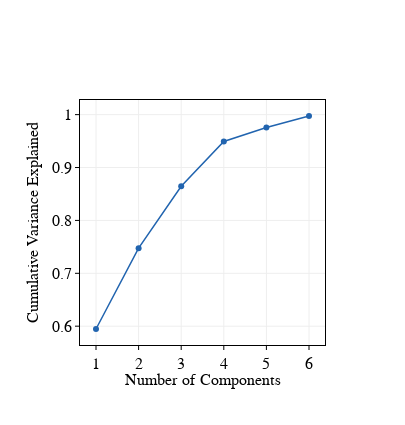

The notebook cell saved with this chart:
### Markdown cell above
### Plot cumulative variance represented by each component ###

### Code cell
trace_list = []

trace_list.append(go.Scatter(x=np.arange(1,7),
                             y=np.cumsum(pca.explained_variance_ratio_),
                             mode='lines+markers',
                             line=dict(width=1.5, color='rgb(33,100,175)'),
                             name=analyte))


layout = go.Layout(height=425, width=405, legend_x= 0.1, legend_y=-0.15, legend_font=dict(family='Myriad Pro', size=12, color='black'), legend_orientation='h',
                   xaxis=dict(title='Number of Components',
                              title_standoff=0.5,
                              titlefont=dict(family='Myriad Pro', size=16, color='black'),
                              showline=True, linewidth=1, linecolor='black', mirror=True, side='bottom',
                              ticks='outside', ticklen=4, tickangle=0, nticks=8,
                              tickfont=dict(size=16, family='Myriad Pro', color='black'), tickcolor='black',
                              showgrid=True,zeroline=True),
                  
                  yaxis=dict(title='Cumulative Variance Explained',
                            titlefont=dict(family='Myriad Pro', size=16, color='black'),

                              anchor='x', side='left', showgrid=True, zeroline=True,
                            tickfont=dict(family='Myriad Pro',size=16, color='black'), tickcolor='black', 

                              showline=True, linewidth=1, linecolor='black', mirror=True,
                              ticks='outside', ticklen=4, tickangle=0))



            
fig = go.Figure(data = trace_list, layout=layout)
plot(fig)
#pio.write_image(fig,"Figures/si_fig_red_pca_variance.svg",format='svg')

### Figure 1 — Plotly figure (JSON) as saved in the notebook; plotly's stock layout.template omitted (floating-point values rounded to 4 significant figures)
{"data": [{"line": {"color": "rgb(33,100,175)", "width": 1.5}, "mode": "lines+markers", "name": "Growth Rate", "type": "scatter", "x": [1, 2, 3, 4, 5, 6], "y": [0.5947, 0.7475, 0.8644, 0.9493, 0.9755, 0.9974]}], "layout": {"height": 425, "legend": {"font": {"color": "black", "family": "Myriad Pro", "size": 12}, "orientation": "h", "x": 0.1, "y": -0.15}, "width": 405, "xaxis": {"linecolor": "black", "linewidth": 1, "mirror": true, "nticks": 8, "showgrid": true, "showline": true, "side": "bottom", "tickangle": 0, "tickcolor": "black", "tickfont": {"color": "black", "family": "Myriad Pro", "size": 16}, "ticklen": 4, "ticks": "outside", "title": {"font": {"color": "black", "family": "Myriad Pro", "size": 16}, "standoff": 0.5, "text": "Number of Components"}, "zeroline": true}, "yaxis": {"anchor": "x", "linecolor": "black", "linewidth": 1, "mirror": true, "showgrid": true, "showline": true, "side": "left", "tickangle": 0, "tickcolor": "black", "tickfont": {"color": "black", "family": "Myriad Pro", "size": 16}, "ticklen": 4, "ticks": "outside", "title": {"font": {"color": "black", "family": "Myriad Pro", "size": 16}, "text": "Cumulative Variance Explained"}, "zeroline": true}}}
